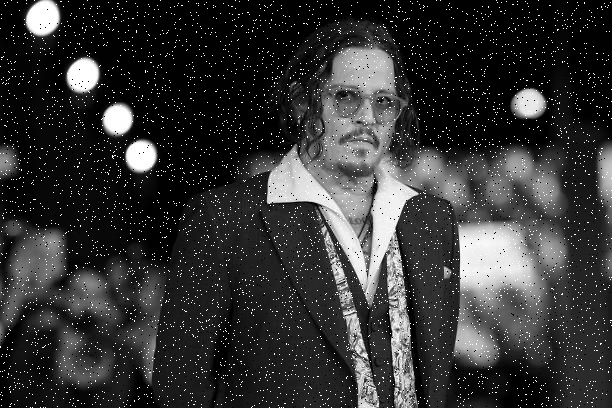
#> input picture Notebook/salt-and-pepper-image.jpg, 612 x 408 px
$ python -i pre_process.py   (imports and definitions only)
#> lines starting #> are read from the running program, lines starting #| are printed output that depends on the picture; after the words box and inside, x2 and y2 are one past the last pixel; in counts of white or black regions, pixels touching at a corner belong together
#> further down, picture is the input picture: shape (408, 612, 3); min 0, max 255, mean 51.9
import cv2
#------Preprocessinng -----

def preprocess_image(image):
    if image is None:
        raise ValueError("Error: Image not found")

    #resize to make the image bigger
    image = cv2.resize(image, None, fx=3, fy=3, interpolation=cv2.INTER_CUBIC)
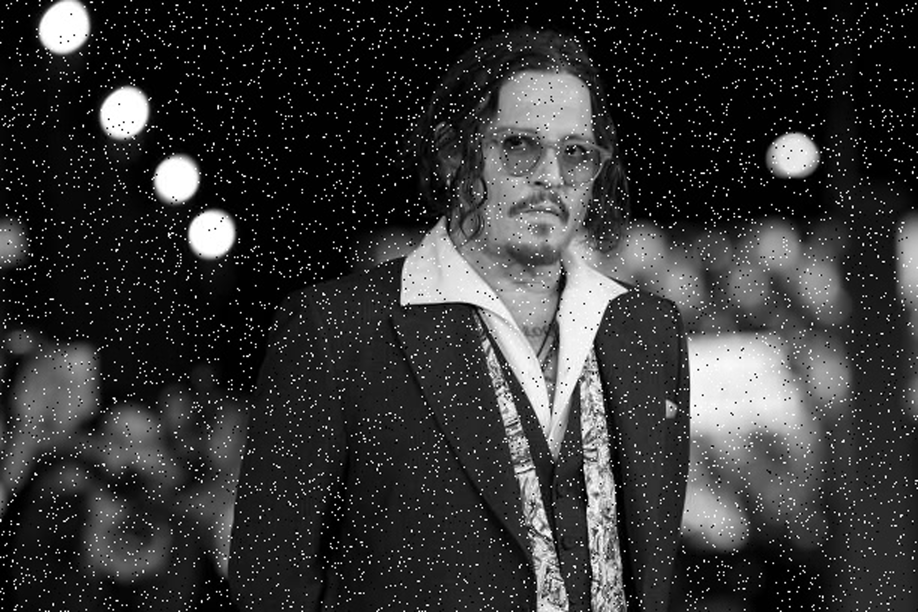
#> image: shape (1224, 1836, 3) (shown at 1/2 size); min 0, max 255, mean 52.4

    #making it gray color
    gray = cv2.cvtColor(image, cv2.COLOR_BGR2GRAY)

    blur = cv2.GaussianBlur(gray,(5, 5),0)          #BLurring techn.

    #Median filter to remove salt-pepper noise
    median = cv2.medianBlur(blur, 3)

    _, thresh = cv2.threshold(median,0,255,cv2.THRESH_BINARY + cv2.THRESH_OTSU)
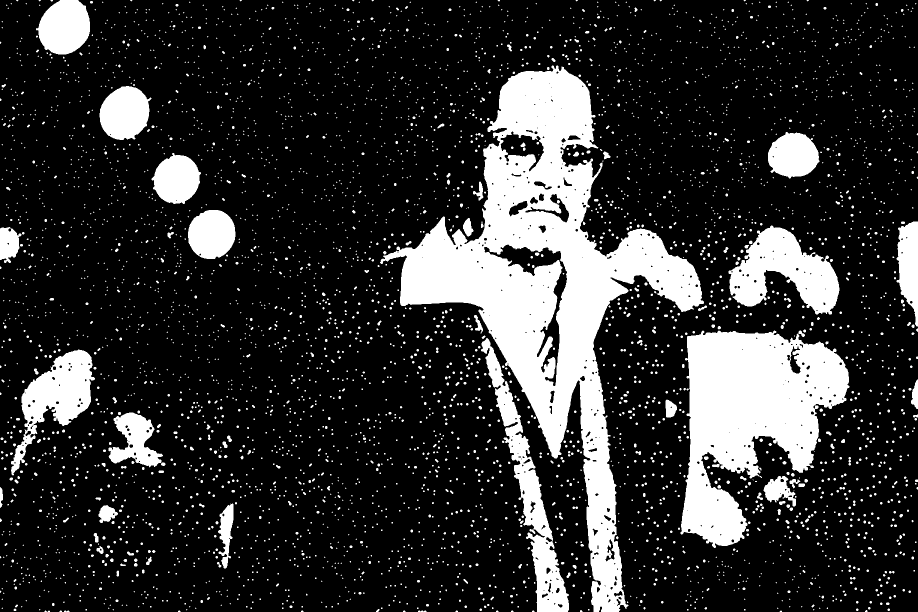
#> thresh: shape (1224, 1836) (shown at 1/2 size); 19.6% white; 4542 white regions (3365 under 20 px), largest, box (x1, y1, x2, y2) and area: (760, 131, 1408, 1224) 185558, (1361, 661, 1699, 1096) 82754, (1457, 451, 1679, 629) 20922

    kernel = cv2.getStructuringElement(cv2.MORPH_RECT, (2, 2))

    morph = cv2.morphologyEx(thresh, cv2.MORPH_CLOSE, kernel)
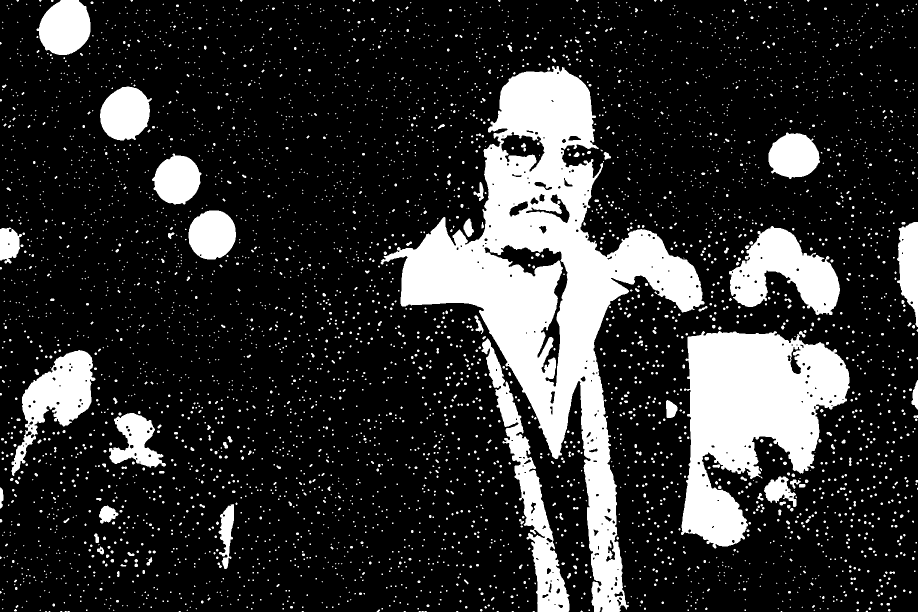
#> morph: shape (1224, 1836) (shown at 1/2 size); 19.7% white; 4534 white regions (3361 under 20 px), largest, box (x1, y1, x2, y2) and area: (761, 132, 1409, 1224) 185899, (1362, 662, 1700, 1097) 82877, (1458, 452, 1680, 630) 20973

    return image, morph

>>> import cv2
>>> picture = cv2.imread('../Notebook/salt-and-pepper-image.jpg')
>>> result = preprocess_image(picture)
